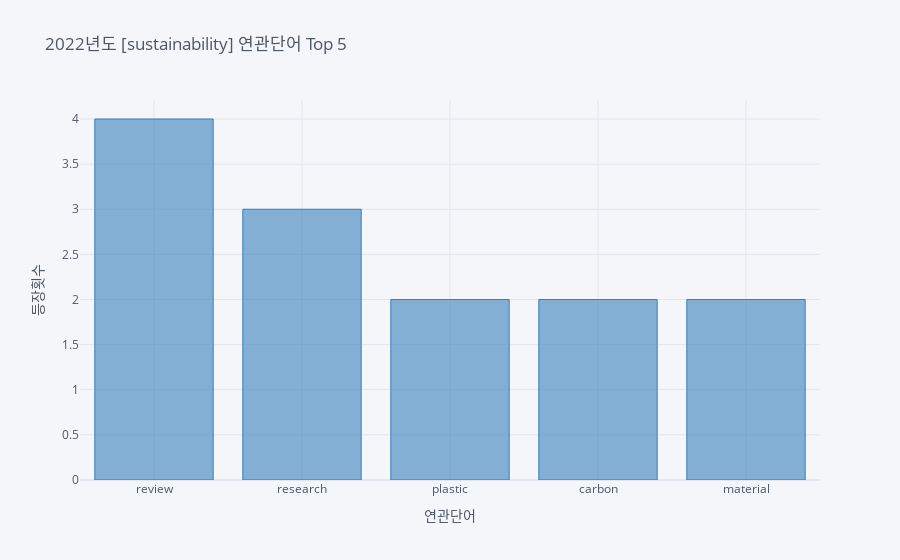

The cell this chart's notebook holds for it:
### Markdown cell above
sustainability(지속가능성)은 plastic(플라스틱), carbon(탄소), material(물질, 재료)과 함께 사용되었습니다.

### Code cell
configure_plotly_browser_state()
coocc_word_vis(df_21_22, '2022', 'sustainability')

### Figure 1 — Plotly figure (JSON) as saved in the notebook; plotly's stock layout.template omitted (floating-point values rounded to 4 significant figures)
{"data": [{"marker": {"color": "rgba(55, 128, 191, 0.6)", "line": {"color": "rgba(55, 128, 191, 1.0)", "width": 1}}, "name": "occ", "orientation": "v", "text": "", "x": ["review", "research", "plastic", "carbon", "material"], "y": [4, 3, 2, 2, 2], "type": "bar"}], "layout": {"legend": {"bgcolor": "#F5F6F9", "font": {"color": "#4D5663"}}, "paper_bgcolor": "#F5F6F9", "plot_bgcolor": "#F5F6F9", "title": {"font": {"color": "#4D5663"}, "text": "2022년도 [sustainability] 연관단어 Top 5"}, "xaxis": {"gridcolor": "#E1E5ED", "showgrid": true, "tickfont": {"color": "#4D5663"}, "title": {"font": {"color": "#4D5663"}, "text": "연관단어"}, "zerolinecolor": "#E1E5ED"}, "yaxis": {"gridcolor": "#E1E5ED", "showgrid": true, "tickfont": {"color": "#4D5663"}, "title": {"font": {"color": "#4D5663"}, "text": "등장횟수"}, "zerolinecolor": "#E1E5ED"}}}
